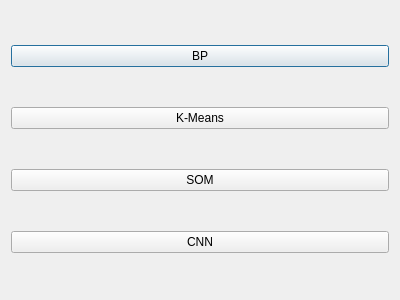
<?xml version="1.0" encoding="UTF-8"?>
<ui version="4.0">
 <class>enter</class>
 <widget class="QDialog" name="enter">
  <property name="geometry">
   <rect>
    <x>0</x>
    <y>0</y>
    <width>400</width>
    <height>300</height>
   </rect>
  </property>
  <property name="windowTitle">
   <string>ICRL</string>
  </property>
  <layout class="QVBoxLayout" name="verticalLayout">
   <item>
    <widget class="QPushButton" name="BP_Button">
     <property name="text">
      <string>BP</string>
     </property>
    </widget>
   </item>
   <item>
    <widget class="QPushButton" name="pushButton">
     <property name="text">
      <string>K-Means</string>
     </property>
    </widget>
   </item>
   <item>
    <widget class="QPushButton" name="SOM_Button">
     <property name="text">
      <string>SOM</string>
     </property>
    </widget>
   </item>
   <item>
    <widget class="QPushButton" name="CNN_Button">
     <property name="text">
      <string>CNN</string>
     </property>
    </widget>
   </item>
  </layout>
 </widget>
 <resources/>
 <connections/>
</ui>
